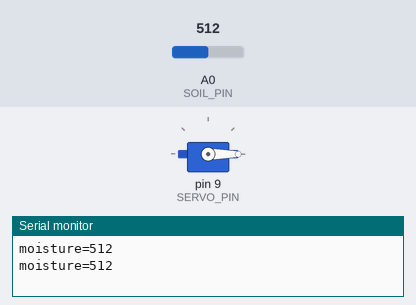
The sketch below on a simulated Arduino Uno, built with avr-gcc and run on an emulated ATmega328P. Parts: servo, the last lines printed to the serial monitor. Inputs (shaded band) come from the test bench; at power-on: A0 (SOIL_PIN) = 512.

Above: at 1.8 s.
1.9 s: A0 (SOIL_PIN) set to 313
3.4 s: A0 (SOIL_PIN) set to 283
At 5.3 s:
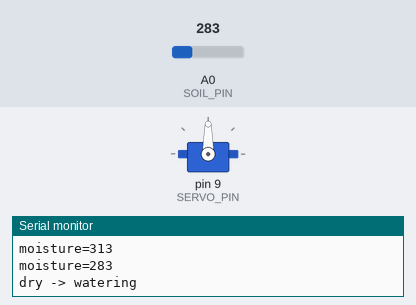
Timing chart, 0 to 7.5 s (numbered marks = the images above; inputs shaded):
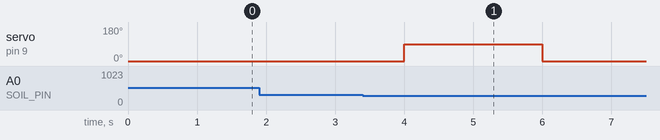

The sketch:

plant-watering.ino
```cpp
// (licence header left out)
#include <Servo.h>

const int SOIL_PIN  = A0;
const int SERVO_PIN = 9;

const int DRY_BELOW    = 300;      // tune: below this the soil counts as dry
const int ANGLE_CLOSED = 0;
const int ANGLE_OPEN   = 90;
const unsigned long WATER_MS = 2000;
const unsigned long SOAK_MS  = 10000;

Servo valve;

void setup() {
  valve.attach(SERVO_PIN);
  valve.write(ANGLE_CLOSED);
  Serial.begin(9600);
}

void loop() {
  int moisture = analogRead(SOIL_PIN);   // 0..1023
  Serial.print("moisture=");
  Serial.println(moisture);

  if (moisture < DRY_BELOW) {
    Serial.println("dry -> watering");
    valve.write(ANGLE_OPEN);
    delay(WATER_MS);
    valve.write(ANGLE_CLOSED);
    delay(SOAK_MS);
  }
  delay(1000);
}
```

Measured:
- the behaviour switches between 300 and 299 on A0 (SOIL_PIN) (found by bisection; images 0 and 1)
- after the input at 3.4 s, servo on pin 9 (SERVO_PIN): 0° → 90° after 0.60 s, → 0° 2.0 s later
